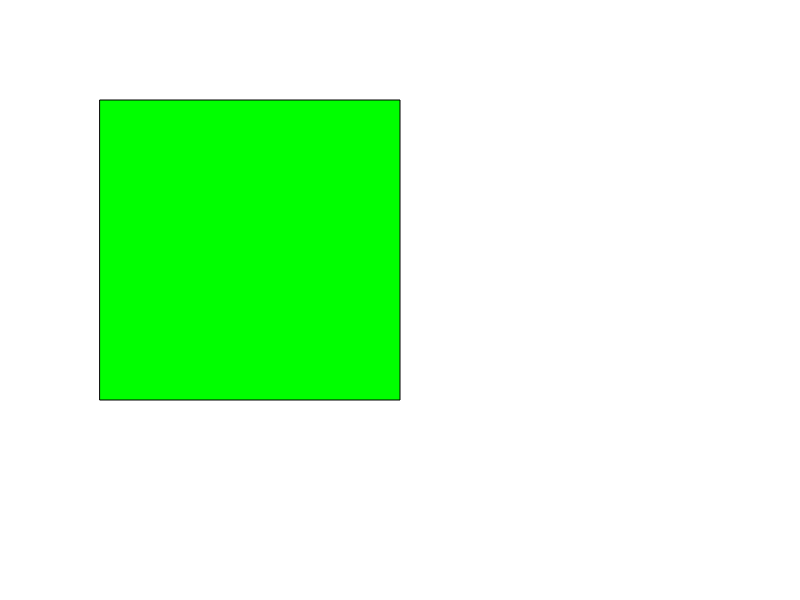
Frame 1 (no input)
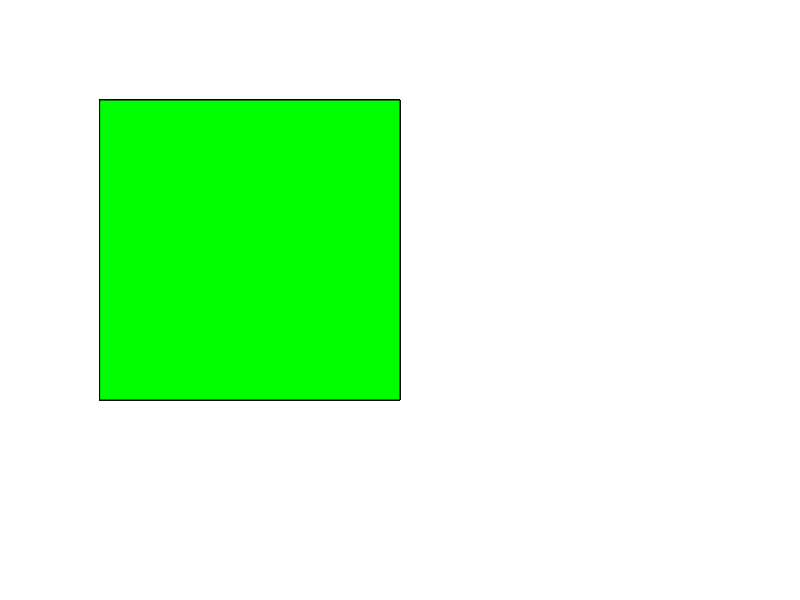
Frame 60 (no input)
Frame 120 (the mouse pressed at the canvas centre since frame 60): identical to frame 60, image omitted

The p5.js sketch that drew these frames (run headless with seeded random() and noise() and a simulated clock; from frame 60 on, the mouse is pressed at the canvas centre):

// p5.js sketch
// ── sketch.js
var myRect;

function setup()
{
    createCanvas(800, 600);
    myRect = {
        x: 100, 
        y: 100, 
        width: 300,
        height: 300,
        drawRect : function ()
        {
            rect(this.x, this.y, this.width, this.height);
        }
    }
}

function draw()
{
    fill(0,255,0)
    myRect.drawRect();
}
